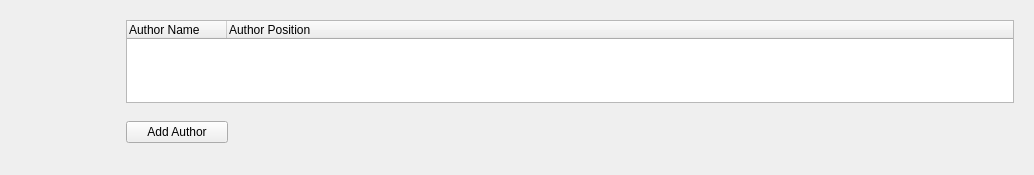
                    <widget class="QWidget" name="Authors">
                     <property name="geometry">
                      <rect>
                       <x>0</x>
                       <y>0</y>
                       <width>1034</width>
                       <height>175</height>
                      </rect>
                     </property>
                     <attribute name="label">
                      <string>Authors</string>
                     </attribute>
                     <layout class="QHBoxLayout" name="horizontalLayout_67">
                      <item>
                       <widget class="QWidget" name="widget_18" native="true">
                        <property name="minimumSize">
                         <size>
                          <width>100</width>
                          <height>0</height>
                         </size>
                        </property>
                       </widget>
                      </item>
                      <item>
                       <widget class="QWidget" name="widget_58" native="true">
                        <property name="minimumSize">
                         <size>
                          <width>900</width>
                          <height>0</height>
                         </size>
                        </property>
                        <property name="maximumSize">
                         <size>
                          <width>16777215</width>
                          <height>16777215</height>
                         </size>
                        </property>
                        <layout class="QVBoxLayout" name="verticalLayout_49">
                         <item>
                          <widget class="QTreeWidget" name="authorTreeWidget">
                           <column>
                            <property name="text">
                             <string>Author Name </string>
                            </property>
                           </column>
                           <column>
                            <property name="text">
                             <string>Author Position</string>
                            </property>
                           </column>
                           <column>
                            <property name="text">
                             <string/>
                            </property>
                           </column>
                           <column>
                            <property name="text">
                             <string/>
                            </property>
                           </column>
                          </widget>
                         </item>
                         <item>
                          <widget class="QWidget" name="widget_61" native="true">
                           <layout class="QHBoxLayout" name="horizontalLayout_59">
                            <property name="leftMargin">
                             <number>0</number>
                            </property>
                            <property name="topMargin">
                             <number>12</number>
                            </property>
                            <property name="rightMargin">
                             <number>0</number>
                            </property>
                            <property name="bottomMargin">
                             <number>12</number>
                            </property>
                            <item>
                             <widget class="QPushButton" name="addAuthorBtn">
                              <property name="minimumSize">
                               <size>
                                <width>102</width>
                                <height>22</height>
                               </size>
                              </property>
                              <property name="text">
                               <string>Add Author</string>
                              </property>
                             </widget>
                            </item>
                            <item>
                             <spacer name="horizontalSpacer_16">
                              <property name="orientation">
                               <enum>Qt::Horizontal</enum>
                              </property>
                              <property name="sizeHint" stdset="0">
                               <size>
                                <width>40</width>
                                <height>20</height>
                               </size>
                              </property>
                             </spacer>
                            </item>
                           </layout>
                          </widget>
                         </item>
                        </layout>
                       </widget>
                      </item>
                     </layout>
                    </widget>
